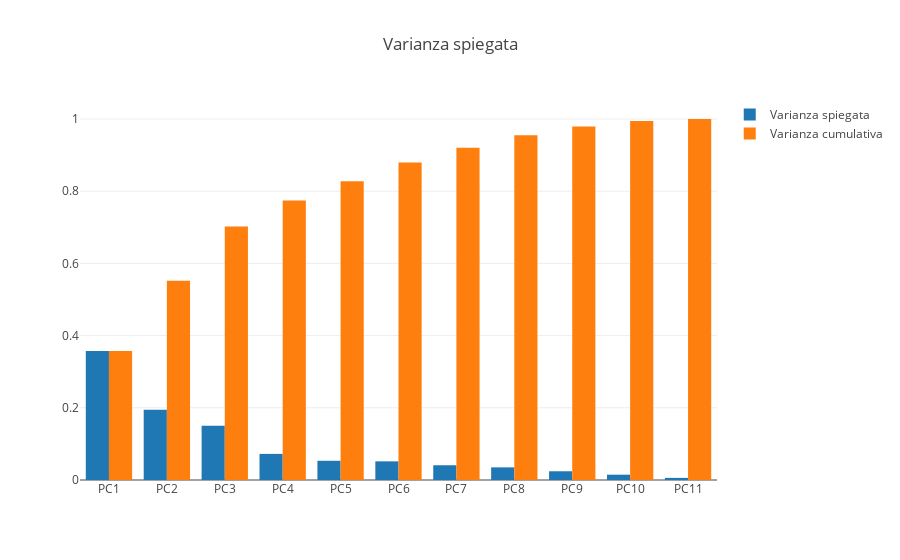

The code cell stored with this chart in its notebook:
### Code cell
print_explained_variance(my_total_pca.explained_variance_ratio_)

### Figure 1 — Plotly figure (JSON) as saved in the notebook; plotly's stock layout.template omitted (floating-point values rounded to 4 significant figures)
{"data": [{"name": "Varianza spiegata", "type": "bar", "uid": "09b6531a-f936-42a2-8de2-d5b94136bc44", "x": ["PC1", "PC2", "PC3", "PC4", "PC5", "PC6", "PC7", "PC8", "PC9", "PC10", "PC11"], "y": [0.3575, 0.1943, 0.1505, 0.07232, 0.05324, 0.05165, 0.04083, 0.03497, 0.02419, 0.01468, 0.005875]}, {"name": "Varianza cumulativa", "type": "bar", "uid": "cc9e8e84-c8c1-4e23-8f37-95642e2349c0", "x": ["PC1", "PC2", "PC3", "PC4", "PC5", "PC6", "PC7", "PC8", "PC9", "PC10", "PC11"], "y": [0.3575, 0.5518, 0.7022, 0.7746, 0.8278, 0.8795, 0.9203, 0.9553, 0.9794, 0.9941, 1.0]}], "layout": {"title": {"text": "Varianza spiegata"}}}
